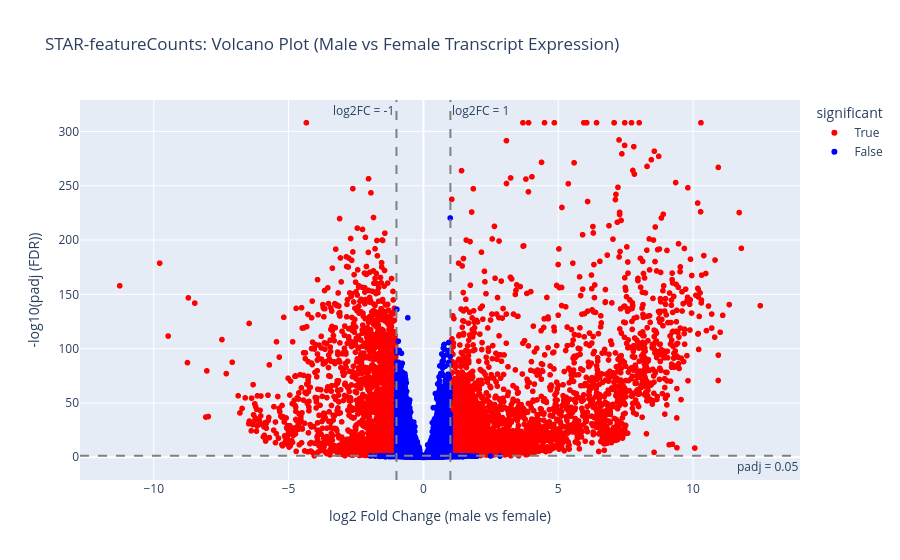

The cell this chart's notebook holds for it:
### Code cell
fig = px.scatter(
    results_full_annot,
    x="log2FoldChange",
    y="neglog10_padj",
    hover_name="transcript_id",
    hover_data=["padj", "HOG", "PFAMs"],  # Use the columns that already exist
    color="significant",
    color_discrete_map={True: "red", False: "blue"},
    title="STAR-featureCounts: Volcano Plot (Male vs Female Transcript Expression)"
)

fig.update_traces(textposition='top center', textfont_size=8)

fig.update_layout(
    xaxis_title="log2 Fold Change (male vs female)",
    yaxis_title="-log10(padj (FDR))",
)

# Horizontal FDR=0.05 cutoff
padj_cut = -np.log10(0.05)

fig.add_hline(
    y=padj_cut,
    line_dash="dash",
    line_color="grey",
    annotation_text="padj = 0.05",
    annotation_position="bottom right"
)

# Vertical log2FC cutoffs
fig.add_vline(
    x=-1,
    line_dash="dash",
    line_color="grey",
    annotation_text="log2FC = -1",
    annotation_position="top left"
)
fig.add_vline(
    x=1,
    line_dash="dash",
    line_color="grey",
    annotation_text="log2FC = 1",
    annotation_position="top right"
)

fig.show()


#DE transcripts
sig_counts = results_full_annot["significant"].sum()
higher_in_m = ((results_full_annot["significant"]) & 
               (results_full_annot["log2FoldChange"] > 0)).sum()
higher_in_f = ((results_full_annot["significant"]) & 
               (results_full_annot["log2FoldChange"] < 0)).sum()

print(f"Total significant transcripts: {sig_counts}")
print(f"Higher in males: {higher_in_m}")
print(f"Higher in females: {higher_in_f}")

### Figure 1 — Plotly figure (JSON) as saved in the notebook; plotly's stock layout.template omitted (floating-point values rounded to 4 significant figures; data arrays with more than 128 entries replaced by an {"elided": "..."} marker saying what was removed)
{"data": [{"customdata": {"elided": "6977x3 mixed values"}, "hovertemplate": "<b>%{hovertext}</b><br><br>significant=True<br>log2FoldChange=%{x}<br>neglog10_padj=%{y}<br>padj=%{customdata[0]}<br>HOG=%{customdata[1]}<br>PFAMs=%{customdata[2]}<extra></extra>", "hovertext": {"elided": "6977 str values"}, "legendgroup": "True", "marker": {"color": "red", "symbol": "circle"}, "mode": "markers", "name": "True", "showlegend": true, "textfont": {"size": 8}, "textposition": "top center", "type": "scattergl", "x": {"elided": "6977 float values"}, "xaxis": "x", "y": {"elided": "6977 float values"}, "yaxis": "y"}, {"customdata": {"elided": "10589x3 mixed values"}, "hovertemplate": "<b>%{hovertext}</b><br><br>significant=False<br>log2FoldChange=%{x}<br>neglog10_padj=%{y}<br>padj=%{customdata[0]}<br>HOG=%{customdata[1]}<br>PFAMs=%{customdata[2]}<extra></extra>", "hovertext": {"elided": "10589 str values"}, "legendgroup": "False", "marker": {"color": "blue", "symbol": "circle"}, "mode": "markers", "name": "False", "showlegend": true, "textfont": {"size": 8}, "textposition": "top center", "type": "scattergl", "x": {"elided": "10589 float values"}, "xaxis": "x", "y": {"elided": "10589 float values"}, "yaxis": "y"}], "layout": {"annotations": [{"showarrow": false, "text": "padj = 0.05", "x": 1, "xanchor": "right", "xref": "x domain", "y": 1.301, "yanchor": "top", "yref": "y"}, {"showarrow": false, "text": "log2FC = -1", "x": -1, "xanchor": "right", "xref": "x", "y": 1, "yanchor": "top", "yref": "y domain"}, {"showarrow": false, "text": "log2FC = 1", "x": 1, "xanchor": "left", "xref": "x", "y": 1, "yanchor": "top", "yref": "y domain"}], "legend": {"title": {"text": "significant"}, "tracegroupgap": 0}, "shapes": [{"line": {"color": "grey", "dash": "dash"}, "type": "line", "x0": 0, "x1": 1, "xref": "x domain", "y0": 1.301, "y1": 1.301, "yref": "y"}, {"line": {"color": "grey", "dash": "dash"}, "type": "line", "x0": -1, "x1": -1, "xref": "x", "y0": 0, "y1": 1, "yref": "y domain"}, {"line": {"color": "grey", "dash": "dash"}, "type": "line", "x0": 1, "x1": 1, "xref": "x", "y0": 0, "y1": 1, "yref": "y domain"}], "title": {"text": "STAR-featureCounts: Volcano Plot (Male vs Female Transcript Expression)"}, "xaxis": {"anchor": "y", "domain": [0, 1], "title": {"text": "log2 Fold Change (male vs female)"}}, "yaxis": {"anchor": "x", "domain": [0, 1], "title": {"text": "-log10(padj (FDR))"}}}}
